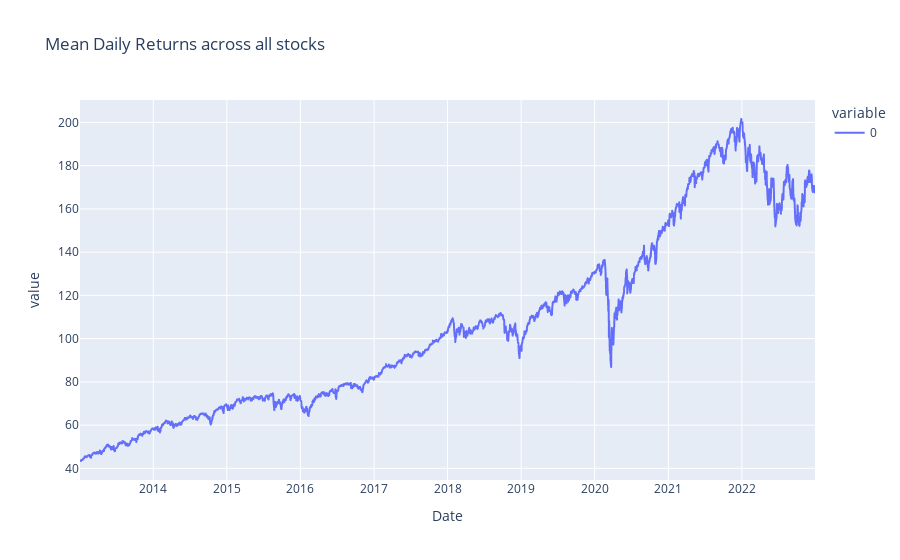

Write notebook code for a chart like this one.
### Code cell
# Plotting mean (adj close) daily returns, averaged per day across all stocks:
df_daily_returns_clean.mean(1).plot(title='Mean Daily Returns across all stocks')

### Figure 1 — Plotly figure (JSON) as saved in the notebook; plotly's stock layout.template omitted (floating-point values rounded to 4 significant figures; data arrays with more than 128 entries replaced by an {"elided": "..."} marker saying what was removed)
{"data": [{"hovertemplate": "variable=0<br>Date=%{x}<br>value=%{y}<extra></extra>", "legendgroup": "0", "line": {"color": "#636efa", "dash": "solid"}, "marker": {"symbol": "circle"}, "mode": "lines", "name": "0", "showlegend": true, "type": "scattergl", "x": {"elided": "2518 str values"}, "xaxis": "x", "y": {"elided": "2518 float values"}, "yaxis": "y"}], "layout": {"legend": {"title": {"text": "variable"}, "tracegroupgap": 0}, "title": {"text": "Mean Daily Returns across all stocks"}, "xaxis": {"anchor": "y", "domain": [0, 1], "title": {"text": "Date"}}, "yaxis": {"anchor": "x", "domain": [0, 1], "title": {"text": "value"}}}}
